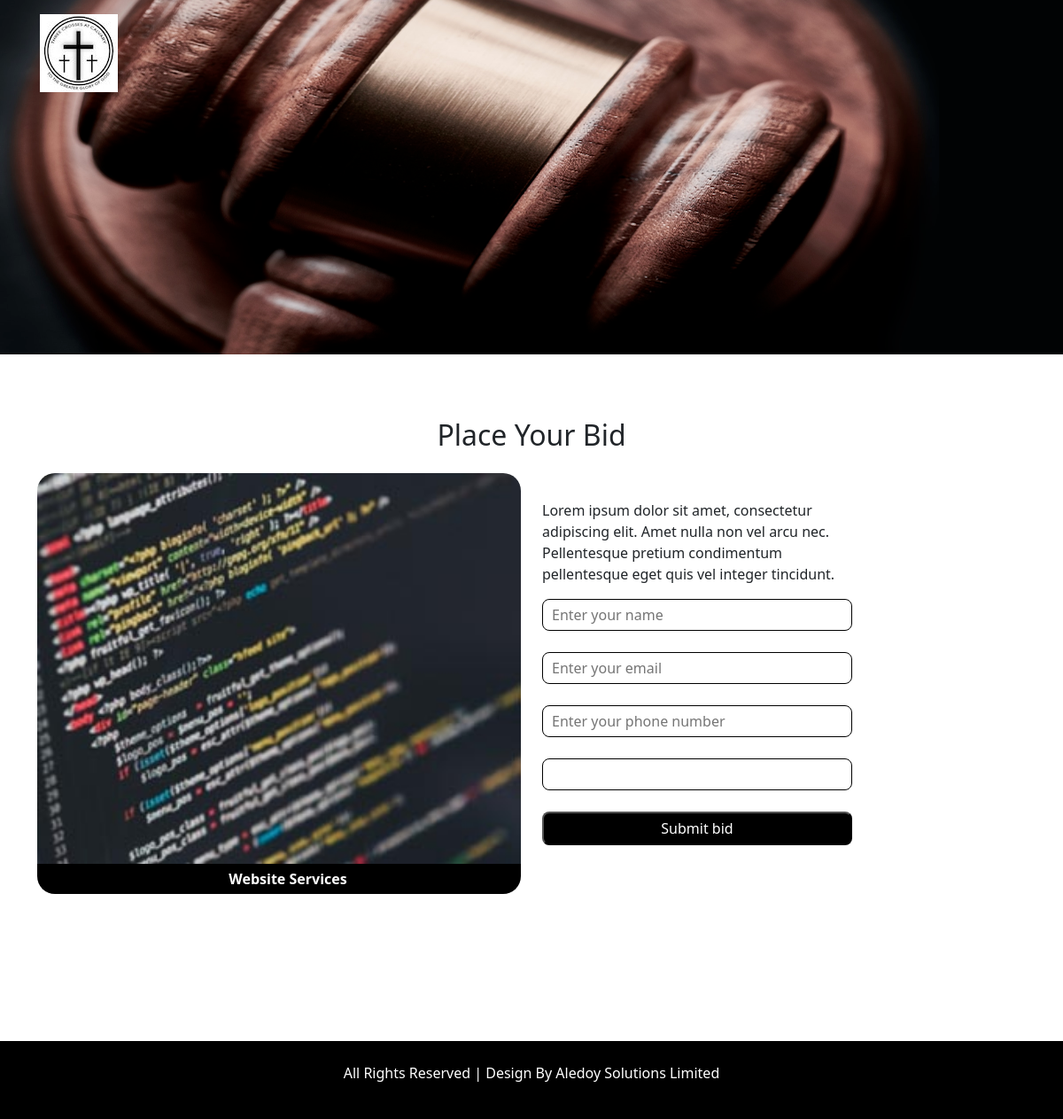
/Archive/bid-info.php?id=1, run on the app's committed database.
### tables this page shows
CREATE TABLE `products` (
  `id` int(20) NOT NULL,
  `product_name` varchar(50) NOT NULL,
  `description` blob NOT NULL,
  `image` varchar(100) NOT NULL,
  `deadline` datetime(6) DEFAULT NULL
);

### Archive/bid-info.php (the view, shortened to what this page needs)
<?php
    include('admin/connection/connect.php');
    if($_GET['id'])
    {
        $id = $_GET['id'];
    }
        $query = "select * from products where id = '$id' ";
        $result = mysqli_query($db, $query);
        $row = mysqli_fetch_array($result);
?>
<!DOCTYPE html>
<html lang="en">
<head>
    <link rel="stylesheet" href="dist/css/bootstrap.min.css">
    <link rel="stylesheet" href="dist/font-awesome/css/font-awesome.min.css">
    <link rel="stylesheet" href="style.css">
</head>
<body>
    <section class="header2">
        <div class="container pt-3">
            <a href="index.php"> <img src="images/logo1.jpeg" alt="" srcset=""> </a>
    </section>
    <section class="bid pt-5">
        <div class="container">
            <center>
            <?php if($error) echo '<div class="alert alert-danger" style="text-align: center;">'.$error.'</div>';?><br>
                <h2>Place Your Bid</h2>
            </center>
            <div class="row pt-3">
                <div class="col-md-6">
                    <img src="admin/upload/<?php echo $row['image']; ?>" style="width: 100%; " class="img-fluid" alt="" srcset="" style="margin-bottom: 10px;">
                    <p style="font-weight:bold;text-align:center;" class="available1"><?php echo $row['product_name']; ?></p>
                </div>
                <div class="col-md-4">
                    <p style="padding-top:30px;"><?php echo $row['description'];?></p>
                    <form action="proc_bid_info.php" method="post" enctype="multipart/form-data">
                    <input type="text" name="bidder_name" placeholder="Enter your name" value="<?php echo $row['$bidder_name'] ;?>"><br><br>
                    <input type="text" name="bidder_email" placeholder="Enter your email" value="<?php echo $rows['bidder_email'] ;?>"><br><br>
                    <input type="text" name="bidder_phone" placeholder="Enter your phone number" value="<?php echo $row['bidder_phone'] ;?>"><br><br>
                    <input name="bid_amount"  value="<?php echo $bid_amount ;?>"><br><br>
                    <button  type="submit" class="sub" style="width: 350px; margin: 0 auto; margin-bottom: 10px; text-align: center;" name="submit" >Submit bid</button>
                    </form>
                </div>
 </div>
    </section>
    <footer>
        <p>All Rights Reserved | Design By Aledoy Solutions Limited</p>
    </footer>
</body>
</html>

### Archive/style.css (style rules this page uses)
.container { width: 100%; padding-right: 15px; padding-left: 15px; margin-right: auto; margin-left: auto; }
@media (min-width: 576px) { .container { max-width: 540px; } }
@media (min-width: 768px) { .container { max-width: 720px; } }
@media (min-width: 992px) { .container { max-width: 960px; } }
@media (min-width: 1200px) { .container { max-width: 1140px; } }
@media (min-width: 576px) { .container, .container-sm { max-width: 540px; } }
@media (min-width: 768px) { .container, .container-sm, .container-md { max-width: 720px; } }
@media (min-width: 992px) { .container, .container-sm, .container-md, .container-lg { max-width: 960px; } }
@media (min-width: 1200px) { .container, .container-sm, .container-md, .container-lg, .container-xl { max-width: 1140px; } }
.row { display: flex; flex-wrap: wrap; margin-right: -15px; margin-left: -15px; }
.header2 { background-image: url(images/banner.png); width: 100%; height: 400px; background-repeat: no-repeat; background-size: cover; }
.available1 { background-color: #000; padding: 5px 0px 5px 20px; color: white; border-radius: 0px 0px 20px 20px; width: 100%; text-align: center; }
footer { background-color: #000; padding-top: 24px; padding-bottom:24px ; margin-top: 150px; }
footer p { color: white; text-align: center; }
.bid input { border: 1px solid #000; box-sizing: border-box; border-radius: 8px; padding: 5px 10px 5px 10px; width: 350px; }
.bid button { background: #000; border-color: #000; border-radius: 8px; color: white; padding: 5px 20px 5px 20px; }
.sub { background-color: black; color: white; }
.bid img { border-radius: 20px 20px 0px 0px; width: 100%; }

### data on the page
products: image (picture), product_name "Website Services", description "Lorem ipsum dolor sit amet, consectetur adipiscing elit. Amet nulla non vel arcu nec. Pellentesque pretium condimentum pellentesque eget quis vel integer tincidunt."
